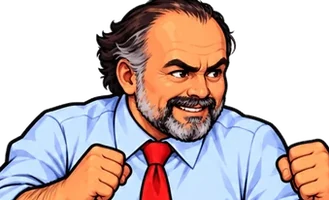
#> input picture assets/f-carter.webp, 329 x 200 px
$ python recortar.py ../assets/f-carter.webp ../assets/f-compadre.webp 5
#> lines starting #> are read from the running program, lines starting #| are printed output that depends on the picture; after the words box and inside, x2 and y2 are one past the last pixel; in counts of white or black regions, pixels touching at a corner belong together
#> in que_fondo, im is the input picture: PIL image 329x200 RGBA; mean R, G, B, A 111.1, 94.6, 93.1, 156.1
"""
RECORTAR EL FONDO de un dibujo de personaje. Reconoce TRES entradas:

  1. fondo BLANCO plano        (lo habitual)
  2. fondo TRANSPARENTE ya     (solo recorta a la tinta)
  3. DAMERO INCRUSTADO en los pixeles — un PNG sin canal alfa donde el
     damero de "transparente" quedo pintado. Llega cuando el archivo se
     exporta desde un editor por el camino equivocado, y es peor que el
     fondo blanco: no se ve como fondo hasta que se pone sobre oscuro.
     Se reconoce por NEUTRALIDAD (gris sin color) y se desmatiza contra
     el gris LOCAL, no contra blanco: el damero baja hasta 219 y contra
     255 el borde del personaje sale aclarado.

    from recortar import recortar
    im, (w, h), islas = recortar("dibujo.png")

Quita el fondo Y las islas de fondo que quedan ENCERRADAS entre los
mechones del pelo. Esas islas son el fallo que motivo todo esto: el
relleno desde el borde no las alcanza, y la regla de "conservar los
blancos internos" —la que salva una camisa blanca o unas zapatillas— las
daba por buenas. Sobre el fondo oscuro del juego se leian como tajos.

Separarlas del dibujo legitimo necesita TRES condiciones juntas. Cada
una tapa un agujero que costo una vuelta entera, asi que no aflojes
ninguna sin volver a mirar los quince dibujos:

  1) entorno oscuro        · sin esto se borra una camisa blanca dentro
                             de un traje azul
  2) cerca del fondo real  · sin esto se borran el cierre, la cadena y la
                             hebilla de una parka: tambien son blancos
                             sobre ropa oscura, pero viven en medio del
                             pecho, a 100 px del borde
  3) en la mitad de arriba · sin esto se borran los cordones de unas
                             zapatillas, que quedan cerca del borde
                             porque el zapato es angosto

Y el color NO sirve para separarlos: el dibujante usa el mismo blanco
para la camisa y para el fondo. Medido: hueco de pelo 250,3 de media;
camisa blanca 252,6.
"""
import numpy as np
from PIL import Image
from scipy import ndimage

POR_DEFECTO = 85.0   # luminancia del entorno bajo la cual se da por fondo
DIST_MAX = 45.0      # px hasta el fondo real (calibrado a ~1200 px de alto)
ALTO_MAX = 0.45      # solo la mitad de arriba de la figura

def _limpiar_motas(alpha, minimo=200):
    """Quita pixeles sueltos que no se ven pero ESTIRAN la caja de recorte
    —y la caja es lo que fija la proporcion del personaje—. El umbral
    respeta las piezas separadas de verdad, como una aureola que no toca
    el cuerpo, y se lleva solo la basura."""
#> called with minimo = 200
    op = alpha > 0.35
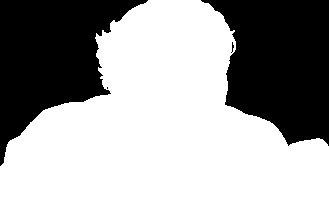
#> op: shape (200, 329) bool; 61.4% white; 4 black regions (2 under 20 px), largest, box (x1, y1, x2, y2) and area: (201, 0, 329, 146) 13036, (0, 0, 148, 166) 12374
    lab, k = ndimage.label(op)
#> k = 1
    if k <= 1:
        return alpha
    tam = ndimage.sum(op, lab, range(1, k + 1))
    vivos = [i + 1 for i, t in enumerate(tam) if t >= minimo]
    limpio = np.isin(lab, vivos)
    return np.where(ndimage.binary_dilation(limpio, iterations=2), alpha, 0.0)

def _recortar_a_tinta(rgb, alpha):
    alpha = _limpiar_motas(alpha)
    out = np.dstack([np.clip(rgb, 0, 255), alpha * 255]).astype(np.uint8)
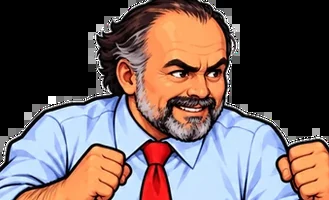
#> rgb: shape (200, 329, 3) float32; mean R, G, B 111.1, 94.6, 93.1
    ys, xs = np.where(alpha > 0.08)
    y0, y1, x0, x1 = ys.min(), ys.max() + 1, xs.min(), xs.max() + 1
#> y0 = 0; y1 = 200; x0 = 0; x1 = 329
    return Image.fromarray(out[y0:y1, x0:x1], "RGBA"), (int(x1 - x0), int(y1 - y0))

def recortar_alfa(ruta):
    """Caso 2: el dibujo ya viene con transparencia. Solo se recorta."""
    a = np.array(Image.open(ruta).convert("RGBA")).astype(np.float32)
    im, wh = _recortar_a_tinta(a[..., :3], a[..., 3] / 255.0)
#> wh = (329, 200)
    return im, wh, 0

def recortar_damero(ruta):
    """Caso 3: el damero quedo pintado en los pixeles."""
    a = np.array(Image.open(ruta).convert("RGB")).astype(np.float32)
    mx, mn = a.max(2), a.min(2)
    neutro = ((mx - mn) <= 8) & (mn >= 186)
    lab, k = ndimage.label(neutro)
    borde = set(np.concatenate([lab[0], lab[-1], lab[:, 0], lab[:, -1]]).tolist()) - {0}
    fondo = np.isin(lab, list(borde))
    banda = ndimage.binary_dilation(fondo, iterations=3) & ~fondo
    base = float(np.median(a[fondo])) if fondo.sum() else 250.0
    cob = np.clip((base - 4 - mn) / 16.0, 0, 1)
    alpha = np.ones(mn.shape, np.float32); alpha[fondo] = 0.0; alpha[banda] = cob[banda]
    a3 = alpha[..., None]
    col = np.where(a3 > 0.004, (a - (1 - a3) * base) / np.maximum(a3, 0.004), a)
    im, wh = _recortar_a_tinta(col, alpha)
    return im, wh, 0

def que_fondo(ruta):
    """Decide cual de los tres casos es, mirando el archivo."""
    im = Image.open(ruta)
    a = np.array(im.convert("RGBA"))
    if a[..., 3].min() < 250:
        return "alfa"
    rgb = a[..., :3].astype(int)
    borde = np.concatenate([rgb[0], rgb[-1], rgb[:, 0], rgb[:, -1]])
    return "blanco" if borde.min() >= 230 and borde.std() < 6 else "damero"

def recortar(ruta, umbral=None, marcar=False):
    """Recorta el fondo de un dibujo y devuelve (RGBA, (w,h), islas quitadas).
    Elige solo entre los tres casos."""
    if not marcar:
        caso = que_fondo(ruta)
        if caso == "alfa":
            return recortar_alfa(ruta)
        if caso == "damero":
            return recortar_damero(ruta)
    rgb = np.array(Image.open(ruta).convert("RGB")).astype(np.float32)
    mx, mn = rgb.max(2), rgb.min(2)
    blanco = (mn >= 236) & ((mx - mn) <= 12)
    lab, k = ndimage.label(blanco)
    borde = set(np.concatenate([lab[0],lab[-1],lab[:,0],lab[:,-1]]).tolist()) - {0}
    # islas ENCERRADAS que en realidad son fondo asomando entre mechones
    lum = rgb.mean(2); u = POR_DEFECTO if umbral is None else umbral
    # DOS condiciones, y hacen falta las dos:
    #  1) el entorno es oscuro  -> descarta camisas y zapatillas
    #  2) esta CERCA del fondo real -> descarta el cierre, la cadena y la
    #     hebilla de Kidd, que tambien son blancos sobre ropa oscura pero
    #     viven en medio del pecho, a 100 px del borde. Un hueco entre
    #     mechones esta a 10-25 px: lo unico que lo separa del fondo es
    #     el trazo del propio mechon.
    fondo0 = np.isin(lab, list(borde))
    dist = ndimage.distance_transform_edt(~fondo0)
    # 3) esta en la mitad de ARRIBA de la figura. El unico elemento que
    #    encierra fondo del todo es el PELO, que se dibuja en mechones
    #    superpuestos; abajo, lo blanco sobre oscuro son los cordones de
    #    las zapatillas de Kidd, que tambien quedan cerca del borde
    #    porque el zapato es angosto.
    yy, xx = np.where(~fondo0)
    yTope = yy.min() + (yy.max() - yy.min()) * ALTO_MAX
    extra = []
    tam = ndimage.sum(blanco, lab, range(1, k+1))
    for i, t in enumerate(tam):
        idx = i+1
        if idx in borde or t < 12: continue
        m = lab == idx
        anillo = ndimage.binary_dilation(m, iterations=3) & ~m
        if not anillo.sum(): continue
        ys_ = np.where(m)[0]
        if lum[anillo].mean() < u and dist[m].mean() < DIST_MAX and ys_.mean() < yTope:
            extra.append(idx)
    fondo = np.isin(lab, list(borde) + extra)
    if marcar: return rgb, np.isin(lab, extra), extra
    # a partir de aqui, identico al recorte de siempre: la isla nueva
    # recibe el MISMO tratamiento que el contorno exterior, asi que su
    # borde queda suavizado y sin halo claro
    banda = ndimage.binary_dilation(fondo, iterations=3) & ~fondo
    cob = np.clip((250.0 - mn)/18.0, 0, 1)
    alpha = np.ones(mn.shape, np.float32); alpha[fondo]=0.0; alpha[banda]=cob[banda]
    a3 = alpha[...,None]
    col = np.where(a3>0.004, (rgb-(1-a3)*255.0)/np.maximum(a3,0.004), rgb)
    im, wh = _recortar_a_tinta(col, alpha)
    return im, wh, len(extra)

if __name__ == "__main__":
    import sys
    if len(sys.argv) < 3:
        print("uso: python3 recortar.py <dibujo.png> <salida.webp> [alto_logico]")
        raise SystemExit(2)
    im, wh, ne = recortar(sys.argv[1])
#> wh = (329, 200); ne = 0
    alto = int(sys.argv[3]) if len(sys.argv) > 3 else wh[1]
#> alto = 5
    fh = round(alto * 1.42)
#> fh = 7
    im.resize((round(fh * wh[0] / wh[1]), fh), Image.LANCZOS).save(
        sys.argv[2], "WEBP", quality=86, method=6)
    print(f"{sys.argv[2]}  tinta {wh[0]}x{wh[1]}  proporcion {wh[0]/wh[1]:.3f}  "
          f"islas de fondo quitadas: {ne}")
#| ../assets/f-compadre.webp  tinta 329x200  proporcion 1.645  islas de fondo quitadas: 0

$ run again, on assets/f-donalberto.webp
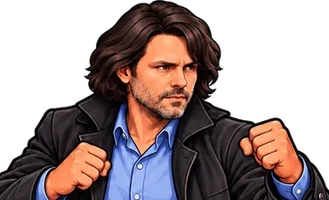
#> input picture assets/f-donalberto.webp, 329 x 200 px
#> in que_fondo, im is the input picture: PIL image 329x200 RGBA; mean R, G, B, A 62.6, 48, 47.9, 145.8
#> in _limpiar_motas, `op = alpha > 0.35`:
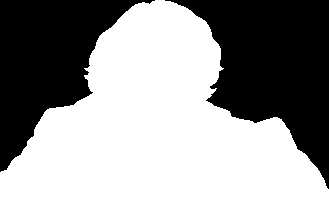
#> op: shape (200, 329) bool; 57.4% white; 2 black regions, box (x1, y1, x2, y2) and area: (165, 0, 329, 189) 15598, (0, 0, 155, 172) 12465
#> k = 1
#> in _recortar_a_tinta, `out = np.dstack([np.clip(rgb, 0, 255), alpha * 255]).astype(np.uint8)`:
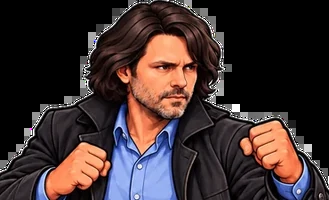
#> rgb: shape (200, 329, 3) float32; mean R, G, B 62.6, 48, 47.9
#> y0 = 0; y1 = 200; x0 = 0; x1 = 329
#> in recortar_alfa, `im, wh = _recortar_a_tinta(a[..., :3], a[..., 3] / 255.0)`: wh = (329, 200)
#> `im, wh, ne = recortar(sys.argv[1])`: ne = 0
#> alto = 5
#> fh = 7
#| ../assets/f-donalberto.webp  tinta 329x200  proporcion 1.645  islas de fondo quitadas: 0

$ run again, on assets/f-elboris.webp
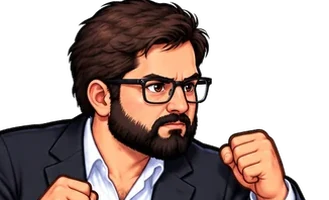
#> input picture assets/f-elboris.webp, 329 x 200 px
#> in que_fondo, im is the input picture: PIL image 329x200 RGBA; mean R, G, B, A 69.6, 53.4, 48.7, 139.2
#> in _limpiar_motas, `op = alpha > 0.35`:
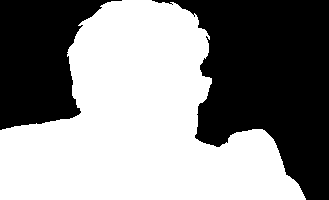
#> op: shape (200, 329) bool; 54.7% white; 2 black regions, box (x1, y1, x2, y2) and area: (152, 0, 329, 200) 20169, (0, 0, 122, 130) 9608
#> k = 1
#> y0 = 0; y1 = 200; x0 = 0; x1 = 306
#> in recortar_alfa, `im, wh = _recortar_a_tinta(a[..., :3], a[..., 3] / 255.0)`:
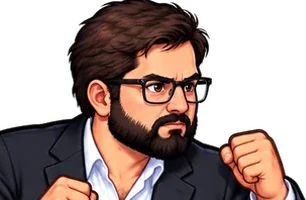
#> im: PIL image 306x200 RGBA; mean R, G, B, A 74.5, 57.1, 52, 149.6; transparent parts drawn white
#> in recortar_alfa, `im, wh = _recortar_a_tinta(a[..., :3], a[..., 3] / 255.0)`: wh = (306, 200)
#> `im, wh, ne = recortar(sys.argv[1])`: ne = 0
#> alto = 5
#> fh = 7
#| ../assets/f-elboris.webp  tinta 306x200  proporcion 1.530  islas de fondo quitadas: 0
